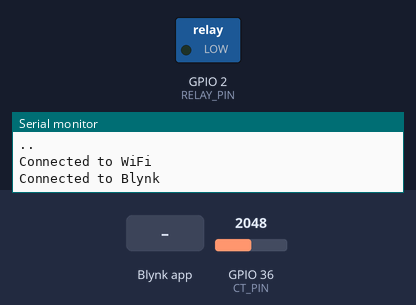
A sketch run on a simulated ESP32. Shown: switched loads named in the sketch (green lamp = pin HIGH), the last lines printed to the serial monitor. The test bench sets the inputs (shaded band); at power-on: GPIO 36 (CT_PIN) = 2048. WiFi joins after 1.5 s; servers stay silent unless stated.

Above: at 3.5 s.
3.6 s: Blynk app writes 0 to V3
At 3.9 s:
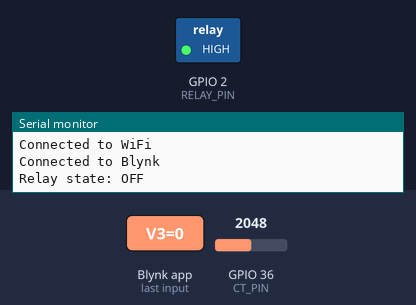
5.1 s: Blynk app writes 1 to V3
At 6.3 s:
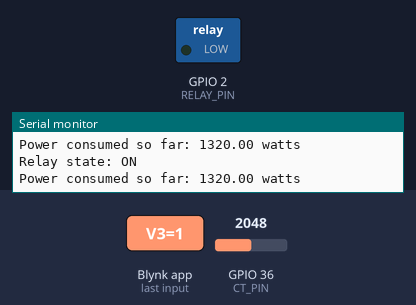
6.6 s: Blynk app writes 200 to V3
At 7.4 s:
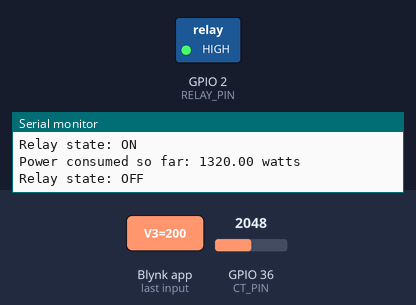
Timing chart, 0 to 9.6 s (numbered marks = the images above; inputs shaded):
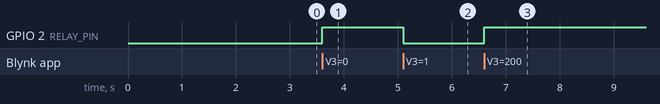

Measured:
- after the input at 3.6 s, GPIO 2 (RELAY_PIN): LOW → HIGH at once
- after the input at 5.1 s, GPIO 2 (RELAY_PIN): HIGH → LOW at once
- after the input at 6.6 s, GPIO 2 (RELAY_PIN): LOW → HIGH at once

The sketch:

Main_may13a.ino
```cpp
#define BLYNK_PRINT Serial

#define BLYNK_TEMPLATE_ID "TMPL3TUQcNJid"
#define BLYNK_TEMPLATE_NAME "Smart Plug"
#define BLYNK_AUTH_TOKEN "-i7gpy-gz8w3U8zkZe4H59-n3Nyc4Omk"

#include <WiFi.h>
#include <WiFiClient.h>
#include <BlynkSimpleEsp32.h>

char auth[] = "-i7gpy-gz8w3U8zkZe4H59-n3Nyc4Omk"; // Blynk Auth Token
char ssid[] = "wolfce"; // Your WiFi Name
char pass[] = "abcde123"; // Your WiFi Password

#define RELAY_PIN 2          // Define the pin connected to the relay
#define CT_PIN A0            // Define the pin connected to the CT sensor
#define MEASUREMENT_INTERVAL 1000  // Interval in milliseconds to measure power consumption

float calibrationFactor = 1.0; // Calibration factor for CT sensor readings
float maxPower = 1000.0; // Default maximum power consumption

BlynkTimer timer;

bool switchState = false; // Variable to store switch state
unsigned long lastMeasurementTime = 0; // Variable to store the last measurement time
float powerConsumption = 0.0; // Variable to store power consumption

void setup() {
  Serial.begin(115200);
  Serial.println("Connecting to WiFi...");

  // Initialize WiFi and Blynk
  WiFi.begin(ssid, pass);
  while (WiFi.status() != WL_CONNECTED) {
    delay(1000);
    Serial.print(".");
  }
  Serial.println("\nConnected to WiFi");

  Blynk.begin(auth, ssid, pass);
  Serial.println("Connected to Blynk");

  // Setup pin modes
  pinMode(RELAY_PIN, OUTPUT);
  digitalWrite(RELAY_PIN, LOW); // Initially turn off the relay
  pinMode(CT_PIN, INPUT);

  // Assign a function to be called when the virtual pin state changes
  timer.setInterval(100L, checkVirtualPin);
}

void loop() {
  Blynk.run();
  timer.run();

  // Check if the switch is on and it's time to measure power consumption
  if (switchState && (millis() - lastMeasurementTime >= MEASUREMENT_INTERVAL)) {
    measurePowerConsumption();
    lastMeasurementTime = millis();
  }
}

// Function to control the relay based on the value received from the Blynk app
void relayControl(int value) {
  digitalWrite(RELAY_PIN, value == HIGH ? LOW : HIGH); // Toggle the relay based on the value
  switchState = (value == HIGH); // Update switch state
  Serial.print("Relay state: ");
  Serial.println(switchState ? "ON" : "OFF");
}

void checkVirtualPin() {
  int value = digitalRead(RELAY_PIN); // Read the current state of the relay pin
  Blynk.virtualWrite(V2, value); // Update the Blynk app with the current state
}

// Function to measure power consumption
void measurePowerConsumption() {
  // Read the analog value from the CT sensor
  int sensorValue = analogRead(CT_PIN);
  // Apply calibration factor to compensate for the stepped-down voltage
  float current = map(sensorValue, 0, 1023, 0, 3.3) * calibrationFactor; // Assuming 5V ADC reference voltage
  // Calculate power consumption using a formula specific to your CT sensor and circuit
  // For example, if your CT sensor provides current in Amperes, and you have the voltage, you can use P = V * I
  float voltage = 220.0; // Assuming line voltage of 220V
  powerConsumption = voltage * current;
  // Send power consumption data to Blynk
  Blynk.virtualWrite(V4, powerConsumption); // Update the Blynk app with power consumption

  // Check if power consumption exceeds the maximum value
  if (powerConsumption > maxPower) {
    // Turn off the relay if power consumption exceeds the maximum value
    relayControl(HIGH);
  }
  Serial.print("Power consumed so far: ");
  Serial.print(powerConsumption);
  Serial.println(" watts");
}

BLYNK_CONNECTED() {
  Blynk.syncVirtual(V5);  // Request the current value of the slider when connected to Blynk
}

BLYNK_WRITE(V3) {
  int value = param.asInt();
  relayControl(value);
}

BLYNK_WRITE(V5) {
  maxPower = param.asInt(); // Update the maxPower variable with the slider value
  Blynk.virtualWrite(V6, maxPower); // Update the gauge widget with the new max value
  Serial.print("Maximum power set: ");
  Serial.print(maxPower);
  Serial.println(" watts");
}
```
